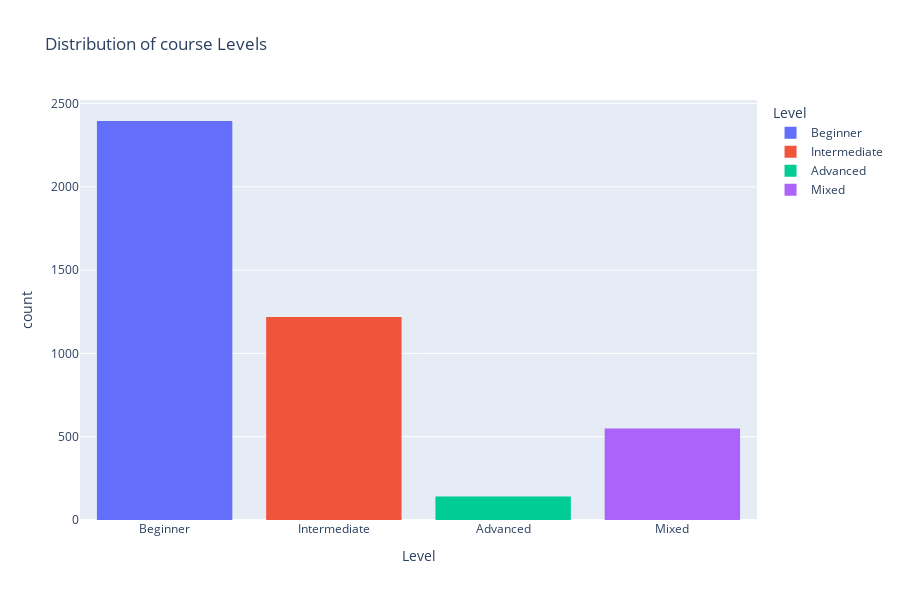

Notebook source saved alongside this figure:
### Markdown cell above
### ---------------------------------

### Code cell
fig_levels = px.histogram(df, x='Level', nbins=20, title='Distribution of course Levels', color= "Level", height= 600)
fig_levels.show()

### Figure 1 — Plotly figure (JSON) as saved in the notebook; plotly's stock layout.template omitted (floating-point values rounded to 4 significant figures; data arrays with more than 128 entries replaced by an {"elided": "..."} marker saying what was removed)
{"data": [{"alignmentgroup": "True", "bingroup": "x", "hovertemplate": "Level=%{x}<br>count=%{y}<extra></extra>", "legendgroup": "Beginner", "marker": {"color": "#636efa", "pattern": {"shape": ""}}, "name": "Beginner", "nbinsx": 20, "offsetgroup": "Beginner", "orientation": "v", "showlegend": true, "type": "histogram", "x": {"elided": "2395 str values"}, "xaxis": "x", "yaxis": "y"}, {"alignmentgroup": "True", "bingroup": "x", "hovertemplate": "Level=%{x}<br>count=%{y}<extra></extra>", "legendgroup": "Intermediate", "marker": {"color": "#EF553B", "pattern": {"shape": ""}}, "name": "Intermediate", "nbinsx": 20, "offsetgroup": "Intermediate", "orientation": "v", "showlegend": true, "type": "histogram", "x": {"elided": "1219 str values"}, "xaxis": "x", "yaxis": "y"}, {"alignmentgroup": "True", "bingroup": "x", "hovertemplate": "Level=%{x}<br>count=%{y}<extra></extra>", "legendgroup": "Advanced", "marker": {"color": "#00cc96", "pattern": {"shape": ""}}, "name": "Advanced", "nbinsx": 20, "offsetgroup": "Advanced", "orientation": "v", "showlegend": true, "type": "histogram", "x": {"elided": "141 str values"}, "xaxis": "x", "yaxis": "y"}, {"alignmentgroup": "True", "bingroup": "x", "hovertemplate": "Level=%{x}<br>count=%{y}<extra></extra>", "legendgroup": "Mixed", "marker": {"color": "#ab63fa", "pattern": {"shape": ""}}, "name": "Mixed", "nbinsx": 20, "offsetgroup": "Mixed", "orientation": "v", "showlegend": true, "type": "histogram", "x": {"elided": "549 str values"}, "xaxis": "x", "yaxis": "y"}], "layout": {"barmode": "relative", "height": 600, "legend": {"title": {"text": "Level"}, "tracegroupgap": 0}, "title": {"text": "Distribution of course Levels"}, "xaxis": {"anchor": "y", "categoryarray": ["Beginner", "Intermediate", "Advanced", "Mixed"], "categoryorder": "array", "domain": [0, 1], "title": {"text": "Level"}}, "yaxis": {"anchor": "x", "domain": [0, 1], "title": {"text": "count"}}}}
